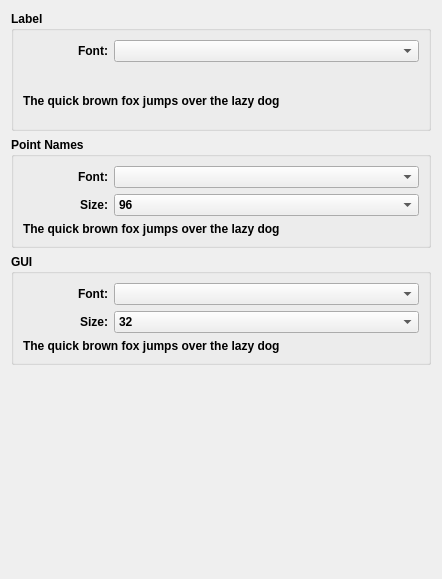
     <widget class="QWidget" name="fontsTab">
      <attribute name="title">
       <string>Fonts</string>
      </attribute>
      <layout class="QVBoxLayout" name="verticalLayout_19">
       <item>
        <widget class="QGroupBox" name="labelFont_GroupBox">
         <property name="sizePolicy">
          <sizepolicy hsizetype="Expanding" vsizetype="Expanding">
           <horstretch>0</horstretch>
           <verstretch>0</verstretch>
          </sizepolicy>
         </property>
         <property name="minimumSize">
          <size>
           <width>420</width>
           <height>120</height>
          </size>
         </property>
         <property name="font">
          <font>
           <pointsize>9</pointsize>
           <bold>true</bold>
          </font>
         </property>
         <property name="title">
          <string>Label</string>
         </property>
         <layout class="QVBoxLayout" name="verticalLayout_4">
          <item>
           <layout class="QFormLayout" name="formLayout_2">
            <item row="0" column="0">
             <widget class="QLabel" name="labelFont_Label">
              <property name="minimumSize">
               <size>
                <width>85</width>
                <height>20</height>
               </size>
              </property>
              <property name="maximumSize">
               <size>
                <width>16777215</width>
                <height>16777215</height>
               </size>
              </property>
              <property name="font">
               <font>
                <pointsize>9</pointsize>
                <bold>true</bold>
               </font>
              </property>
              <property name="text">
               <string>Font:</string>
              </property>
              <property name="alignment">
               <set>Qt::AlignRight|Qt::AlignTrailing|Qt::AlignVCenter</set>
              </property>
             </widget>
            </item>
            <item row="0" column="1">
             <widget class="QComboBox" name="labelFont_ComboBox"/>
            </item>
           </layout>
          </item>
          <item>
           <widget class="QLabel" name="label_Label">
            <property name="minimumSize">
             <size>
              <width>395</width>
              <height>0</height>
             </size>
            </property>
            <property name="font">
             <font>
              <pointsize>9</pointsize>
              <bold>true</bold>
             </font>
            </property>
            <property name="text">
             <string>The quick brown fox jumps over the lazy dog</string>
            </property>
           </widget>
          </item>
         </layout>
        </widget>
       </item>
       <item>
        <widget class="QGroupBox" name="pointNameFont_GroupBox">
         <property name="sizePolicy">
          <sizepolicy hsizetype="Expanding" vsizetype="Expanding">
           <horstretch>0</horstretch>
           <verstretch>0</verstretch>
          </sizepolicy>
         </property>
         <property name="minimumSize">
          <size>
           <width>420</width>
           <height>0</height>
          </size>
         </property>
         <property name="font">
          <font>
           <pointsize>9</pointsize>
           <bold>true</bold>
          </font>
         </property>
         <property name="title">
          <string>Point Names</string>
         </property>
         <layout class="QVBoxLayout" name="verticalLayout_5">
          <item>
           <layout class="QFormLayout" name="formLayout_3">
            <item row="0" column="0">
             <widget class="QLabel" name="pointNameFont_Label">
              <property name="minimumSize">
               <size>
                <width>85</width>
                <height>20</height>
               </size>
              </property>
              <property name="maximumSize">
               <size>
                <width>16777215</width>
                <height>16777215</height>
               </size>
              </property>
              <property name="font">
               <font>
                <pointsize>9</pointsize>
                <bold>true</bold>
               </font>
              </property>
              <property name="text">
               <string>Font:</string>
              </property>
              <property name="alignment">
               <set>Qt::AlignRight|Qt::AlignTrailing|Qt::AlignVCenter</set>
              </property>
             </widget>
            </item>
            <item row="0" column="1">
             <widget class="QComboBox" name="pointNameFont_ComboBox"/>
            </item>
            <item row="1" column="0">
             <widget class="QLabel" name="pointNameFontSize_Label">
              <property name="minimumSize">
               <size>
                <width>85</width>
                <height>20</height>
               </size>
              </property>
              <property name="maximumSize">
               <size>
                <width>16777215</width>
                <height>16777215</height>
               </size>
              </property>
              <property name="font">
               <font>
                <pointsize>9</pointsize>
                <bold>true</bold>
               </font>
              </property>
              <property name="text">
               <string>Size:</string>
              </property>
              <property name="alignment">
               <set>Qt::AlignRight|Qt::AlignTrailing|Qt::AlignVCenter</set>
              </property>
             </widget>
            </item>
            <item row="1" column="1">
             <widget class="QComboBox" name="pointNameFontSize_ComboBox">
              <property name="sizePolicy">
               <sizepolicy hsizetype="Preferred" vsizetype="Preferred">
                <horstretch>0</horstretch>
                <verstretch>0</verstretch>
               </sizepolicy>
              </property>
              <property name="minimumSize">
               <size>
                <width>0</width>
                <height>20</height>
               </size>
              </property>
              <property name="maximumSize">
               <size>
                <width>16777215</width>
                <height>16777215</height>
               </size>
              </property>
              <property name="font">
               <font>
                <pointsize>9</pointsize>
                <bold>true</bold>
               </font>
              </property>
              <property name="currentText">
               <string notr="true">96</string>
              </property>
              <property name="currentIndex">
               <number>28</number>
              </property>
              <item>
               <property name="text">
                <string notr="true">6</string>
               </property>
              </item>
              <item>
               <property name="text">
                <string notr="true">7</string>
               </property>
              </item>
              <item>
               <property name="text">
                <string notr="true">8</string>
               </property>
              </item>
              <item>
               <property name="text">
                <string notr="true">9</string>
               </property>
              </item>
              <item>
               <property name="text">
                <string notr="true">10</string>
               </property>
              </item>
              <item>
               <property name="text">
                <string notr="true">10.5</string>
               </property>
              </item>
              <item>
               <property name="text">
                <string notr="true">11</string>
               </property>
              </item>
              <item>
               <property name="text">
                <string notr="true">12</string>
               </property>
              </item>
              <item>
               <property name="text">
                <string notr="true">13</string>
               </property>
              </item>
              <item>
               <property name="text">
                <string notr="true">14</string>
               </property>
              </item>
              <item>
               <property name="text">
                <string notr="true">15</string>
               </property>
              </item>
              <item>
               <property name="text">
                <string notr="true">16</string>
               </property>
              </item>
              <item>
               <property name="text">
                <string notr="true">18</string>
               </property>
              </item>
              <item>
               <property name="text">
                <string notr="true">20</string>
               </property>
              </item>
              <item>
               <property name="text">
                <string notr="true">22</string>
               </property>
              </item>
              <item>
               <property name="text">
                <string notr="true">24</string>
               </property>
              </item>
              <item>
               <property name="text">
                <string notr="true">26</string>
               </property>
              </item>
              <item>
               <property name="text">
                <string notr="true">28</string>
               </property>
              </item>
              <item>
               <property name="text">
                <string notr="true">32</string>
               </property>
              </item>
              <item>
               <property name="text">
                <string notr="true">36</string>
               </property>
              </item>
              <item>
               <property name="text">
                <string notr="true">40</string>
               </property>
              </item>
              <item>
               <property name="text">
                <string notr="true">44</string>
               </property>
              </item>
              <item>
               <property name="text">
                <string notr="true">48</string>
               </property>
              </item>
              <item>
               <property name="text">
                <string notr="true">54</string>
               </property>
              </item>
              <item>
               <property name="text">
                <string notr="true">60</string>
               </property>
              </item>
              <item>
               <property name="text">
                <string notr="true">66</string>
               </property>
              </item>
              <item>
               <property name="text">
                <string notr="true">72</string>
               </property>
              </item>
              <item>
               <property name="text">
                <string notr="true">80</string>
               </property>
              </item>
              <item>
               <property name="text">
                <string notr="true">96</string>
               </property>
              </item>
             </widget>
            </item>
           </layout>
          </item>
          <item>
           <widget class="QLabel" name="pointName_Label">
            <property name="minimumSize">
             <size>
              <width>395</width>
              <height>0</height>
             </size>
            </property>
            <property name="font">
             <font>
              <pointsize>9</pointsize>
              <bold>true</bold>
             </font>
            </property>
            <property name="text">
             <string>The quick brown fox jumps over the lazy dog</string>
            </property>
           </widget>
          </item>
         </layout>
        </widget>
       </item>
       <item>
        <widget class="QGroupBox" name="pointNameFont_GroupBox_2">
         <property name="sizePolicy">
          <sizepolicy hsizetype="Expanding" vsizetype="Expanding">
           <horstretch>0</horstretch>
           <verstretch>0</verstretch>
          </sizepolicy>
         </property>
         <property name="minimumSize">
          <size>
           <width>420</width>
           <height>0</height>
          </size>
         </property>
         <property name="font">
          <font>
           <pointsize>9</pointsize>
           <bold>true</bold>
          </font>
         </property>
         <property name="title">
          <string>GUI</string>
         </property>
         <layout class="QVBoxLayout" name="verticalLayout_6">
          <item>
           <layout class="QFormLayout" name="formLayout_4">
            <item row="0" column="0">
             <widget class="QLabel" name="guiFont_Label">
              <property name="minimumSize">
               <size>
                <width>85</width>
                <height>20</height>
               </size>
              </property>
              <property name="maximumSize">
               <size>
                <width>16777215</width>
                <height>16777215</height>
               </size>
              </property>
              <property name="font">
               <font>
                <pointsize>9</pointsize>
                <bold>true</bold>
               </font>
              </property>
              <property name="text">
               <string>Font:</string>
              </property>
              <property name="alignment">
               <set>Qt::AlignRight|Qt::AlignTrailing|Qt::AlignVCenter</set>
              </property>
             </widget>
            </item>
            <item row="0" column="1">
             <widget class="QComboBox" name="guiFont_ComboBox"/>
            </item>
            <item row="1" column="0">
             <widget class="QLabel" name="guiFontSize_Label">
              <property name="minimumSize">
               <size>
                <width>85</width>
                <height>20</height>
               </size>
              </property>
              <property name="maximumSize">
               <size>
                <width>16777215</width>
                <height>16777215</height>
               </size>
              </property>
              <property name="font">
               <font>
                <pointsize>9</pointsize>
                <bold>true</bold>
               </font>
              </property>
              <property name="text">
               <string>Size:</string>
              </property>
              <property name="alignment">
               <set>Qt::AlignRight|Qt::AlignTrailing|Qt::AlignVCenter</set>
              </property>
             </widget>
            </item>
            <item row="1" column="1">
             <widget class="QComboBox" name="guiFontSize_ComboBox">
              <property name="sizePolicy">
               <sizepolicy hsizetype="Preferred" vsizetype="Preferred">
                <horstretch>0</horstretch>
                <verstretch>0</verstretch>
               </sizepolicy>
              </property>
              <property name="minimumSize">
               <size>
                <width>0</width>
                <height>20</height>
               </size>
              </property>
              <property name="maximumSize">
               <size>
                <width>16777215</width>
                <height>16777215</height>
               </size>
              </property>
              <property name="font">
               <font>
                <pointsize>9</pointsize>
                <bold>true</bold>
               </font>
              </property>
              <property name="currentText">
               <string notr="true">32</string>
              </property>
              <property name="currentIndex">
               <number>18</number>
              </property>
              <item>
               <property name="text">
                <string notr="true">6</string>
               </property>
              </item>
              <item>
               <property name="text">
                <string notr="true">7</string>
               </property>
              </item>
              <item>
               <property name="text">
                <string notr="true">8</string>
               </property>
              </item>
              <item>
               <property name="text">
                <string notr="true">9</string>
               </property>
              </item>
              <item>
               <property name="text">
                <string notr="true">10</string>
               </property>
              </item>
              <item>
               <property name="text">
                <string notr="true">10.5</string>
               </property>
              </item>
              <item>
               <property name="text">
                <string notr="true">11</string>
               </property>
              </item>
              <item>
               <property name="text">
                <string notr="true">12</string>
               </property>
              </item>
              <item>
               <property name="text">
                <string notr="true">13</string>
               </property>
              </item>
              <item>
               <property name="text">
                <string notr="true">14</string>
               </property>
              </item>
              <item>
               <property name="text">
                <string notr="true">15</string>
               </property>
              </item>
              <item>
               <property name="text">
                <string notr="true">16</string>
               </property>
              </item>
              <item>
               <property name="text">
                <string notr="true">18</string>
               </property>
              </item>
              <item>
               <property name="text">
                <string notr="true">20</string>
               </property>
              </item>
              <item>
               <property name="text">
                <string notr="true">22</string>
               </property>
              </item>
              <item>
               <property name="text">
                <string notr="true">24</string>
               </property>
              </item>
              <item>
               <property name="text">
                <string notr="true">26</string>
               </property>
              </item>
              <item>
               <property name="text">
                <string notr="true">28</string>
               </property>
              </item>
              <item>
               <property name="text">
                <string notr="true">32</string>
               </property>
              </item>
              <item>
               <property name="text">
                <string notr="true">36</string>
               </property>
              </item>
              <item>
               <property name="text">
                <string notr="true">40</string>
               </property>
              </item>
              <item>
               <property name="text">
                <string notr="true">44</string>
               </property>
              </item>
              <item>
               <property name="text">
                <string notr="true">48</string>
               </property>
              </item>
              <item>
               <property name="text">
                <string notr="true">54</string>
               </property>
              </item>
              <item>
               <property name="text">
                <string notr="true">60</string>
               </property>
              </item>
              <item>
               <property name="text">
                <string notr="true">66</string>
               </property>
              </item>
              <item>
               <property name="text">
                <string notr="true">72</string>
               </property>
              </item>
              <item>
               <property name="text">
                <string notr="true">80</string>
               </property>
              </item>
              <item>
               <property name="text">
                <string notr="true">96</string>
               </property>
              </item>
             </widget>
            </item>
           </layout>
          </item>
          <item>
           <widget class="QLabel" name="gui_Label">
            <property name="minimumSize">
             <size>
              <width>395</width>
              <height>0</height>
             </size>
            </property>
            <property name="font">
             <font>
              <pointsize>9</pointsize>
              <bold>true</bold>
             </font>
            </property>
            <property name="text">
             <string>The quick brown fox jumps over the lazy dog</string>
            </property>
           </widget>
          </item>
         </layout>
        </widget>
       </item>
       <item>
        <spacer name="verticalSpacer_5">
         <property name="orientation">
          <enum>Qt::Vertical</enum>
         </property>
         <property name="sizeHint" stdset="0">
          <size>
           <width>20</width>
           <height>203</height>
          </size>
         </property>
        </spacer>
       </item>
      </layout>
     </widget>
